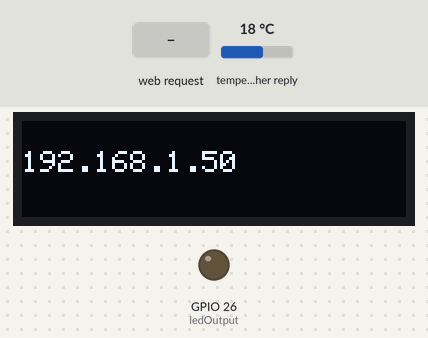
Bench run of a sketch on a simulated ESP32. On the bench: 128×32 one-colour display, output pins drawn as LEDs (lit = HIGH). The test bench sets the inputs (shaded band); at power-on: temperature in the weather reply 18 °C. WiFi joins after 1.5 s; servers stay silent unless stated; network time is answered at once with the bench clock; the local clock reads 2024-03-15 10:24:30 at power-on unless the sketch sets it; web services answer with replies made up by the test bench; what the sketch prints to the serial monitor is not drawn.

Above: at 3.0 s.
3.1 s: HTTP request GET /modeSolid received
4.6 s: HTTP request GET /modeParty received
6.1 s: HTTP request GET /modeRainbow received
Timing chart, 0 to 9.1 s (numbered marks = the images above; inputs shaded):
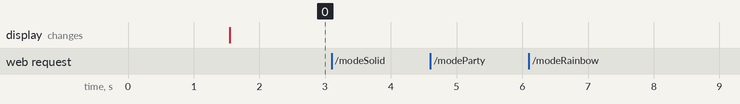

The sketch:

WebServer.ino
```cpp
/*
   WebServer.ino - Hosts a webpage and reads input for LED Mesh Network
   Tyler W. Graham, March 7, 2021
*/

//Everything you need to enter:
char* ssid = "SSID";          //Your network SSID
char* password = "password";  //Your network password
#define NUM_DEVICES 3         //The number of LED receivers there will be
String deviceNames[NUM_DEVICES] = {"Bed Strip", "Panel", "Kitchen"};  //The names of those receivers; deviceNames[0] should be the name of the device with the deviceNumber 0
char* city = "City";      //Your current city
char* state = "State";    //Your current state
char* APIKey = "APIKey";  //Your OpenWeatherMap API key
int timezone = -21600;    //Based off of GMT
//-----------------------------

#include <Adafruit_GFX.h>
#include <Adafruit_SSD1306.h>
#include <WiFi.h>
#include "DateWeatherManager.h"

//OLED
#define SCREEN_WIDTH 128 // OLED display width, in pixels
#define SCREEN_HEIGHT 32 // OLED display height, in pixels
#define OLED_RESET     -1
Adafruit_SSD1306 display(SCREEN_WIDTH, SCREEN_HEIGHT, &Wire, OLED_RESET);

// Serial2 pins of ESP32
#define RXD2 16
#define TXD2 17

//Network/Web Interface
WiFiServer server(80);
String header;
const int ledOutput = 26;
// Current time
unsigned long currentTime = millis();
// Previous time
unsigned long previousTime = 0;
// Define timeout time in milliseconds (example: 2000ms = 2s)
const long timeoutTime = 2000;
TaskHandle_t serverTask;

//Message Protocols
String message;
String sender = "server";
String receiver = "99"; //receiver must be a number which will be converted to an int on receiving device's end
uint8_t command;
uint8_t pattern;
uint8_t color;
bool sendMessage = false;

//DateWeatherManager
unsigned long startMillis;
unsigned long currentMillis;
#define DWM_MILLIS 300000
DateWeatherManager dateWeatherManager(city, state, APIKey, ssid, password, timezone);

void setup() {
  Serial.begin(115200); //For sending/receiving data to serial monitor
  Serial2.begin(9600, SERIAL_8N1, RXD2, TXD2); // For sending data to another ESP32

  pinMode(ledOutput, OUTPUT);
  digitalWrite(ledOutput, LOW);

  // Connect to Wi-Fi network with SSID and password
  Serial.print("Connecting to ");
  Serial.println(ssid);
  WiFi.begin(ssid, password);
  while (WiFi.status() != WL_CONNECTED) {
    delay(500);
    Serial.print(".");
  }
  // Print local IP address and start web server
  Serial.println("");
  Serial.println("WiFi connected.");
  Serial.println("IP address: ");
  Serial.println(WiFi.localIP());
  server.begin();
  xTaskCreatePinnedToCore(serverTaskCode, "serverTask", 10000, NULL, 1, &serverTask, 0);

  //Print IP address to OLED
  if (!display.begin(SSD1306_SWITCHCAPVCC, 0x3C)) { // Address 0x3C for 128x32
    Serial.println(F("SSD1306 allocation failed"));
    for (;;); // Don't proceed, loop forever
  }
  display.clearDisplay();
  display.setTextSize(1);
  display.setTextColor(WHITE);
  display.setCursor(0, 10);
  display.println(WiFi.localIP());
  display.display();

  dateWeatherManager.begin();
  Serial2.println(dateWeatherManager.toString(false));
  startMillis = millis();
}

void serverTaskCode( void * pvParameters)
{
  Serial.print("serverTask running on core: ");
  Serial.println(xPortGetCoreID());
  const TickType_t xDelay = 50;
  for (;;)
  {
    WiFiClient client = server.available();   // Listen for incoming clients

    if (client) {                             // If a new client connects,
      currentTime = millis();
      previousTime = currentTime;
      Serial.println("New Client.");          // print a message out in the serial port
      String currentLine = "";                // make a String to hold incoming data from the client
      while (client.connected() && currentTime - previousTime <= timeoutTime) {  // loop while the client's connected
        currentTime = millis();
        if (client.available()) {             // if there's bytes to read from the client,
          char c = client.read();             // read a byte, then
          Serial.write(c);                    // print it out the serial monitor
          header += c;
          if (c == '\n') {                    // if the byte is a newline character
            // if the current line is blank, you got two newline characters in a row.
            // that's the end of the client HTTP request, so send a response:
            if (currentLine.length() == 0) {
              // HTTP headers always start with a response code (e.g. HTTP/1.1 200 OK)
              // and a content-type so the client knows what's coming, then a blank line:
              client.println("HTTP/1.1 200 OK");
              client.println("Content-type:text/html");
              client.println("Connection: close");
              client.println();

              //SET VALUES HERE!!
              //Set pattern/command
              if (header.indexOf("GET /modeSolid") >= 0)
              {
                pattern = 0;
              }
              else if (header.indexOf("GET /modeParty") >= 0)
              {
                pattern = 1;
              }
              else if (header.indexOf("GET /modeRainbow") >= 0)
              {
                pattern = 2;
              }
              else if (header.indexOf("GET /modeRainbow1") >= 0)
              {
                pattern = 3;
              }
              else if (header.indexOf("GET /modeConfetti") >= 0)
              {
                pattern = 4;
              }
              else if (header.indexOf("GET /modeLife") >= 0)
              {
                pattern = 5;
              }
              else if (header.indexOf("GET /modeAtmosphere") >= 0)
              {
                pattern = 6;
              }
              else if (header.indexOf("GET /modeClock") >= 0)
              {
                pattern = 7;
              }
              else if (header.indexOf("GET /modeNoise") >= 0)
              {
                pattern = 8;
              }

              //Set color
              if (header.indexOf("GET /colRed") >= 0)
                color = 0;
              else if (header.indexOf("GET /colOrange") >= 0)
                color = 1;
              else if (header.indexOf("GET /colYellowOrange") >= 0)
                color = 2;
              else if (header.indexOf("GET /colYellow") >= 0)
                color = 3;
              else if (header.indexOf("GET /colGreen") >= 0)
                color = 4;
              else if (header.indexOf("GET /colPaleGreen") >= 0)
                color = 5;
              else if (header.indexOf("GET /colTeal") >= 0)
                color = 6;
              else if (header.indexOf("GET /colLightBlue") >= 0)
                color = 7;
              else if (header.indexOf("GET /colBlue") >= 0)
                color = 8;
              else if (header.indexOf("GET /colIndigo") >= 0)
                color = 9;
              else if (header.indexOf("GET /colPurple") >= 0)
                color = 10;
              else if (header.indexOf("GET /colMagenta") >= 0)
                color = 11;
              else if (header.indexOf("GET /colWhite") >= 0)
                color = 12;
              else if (header.indexOf("GET /colRand") >= 0)
                color = 13;
              else if (header.indexOf("GET /colNA") >= 0)
                color = 14;

              //Set receiver
              if (header.indexOf("GET /action_page") >= 0)
              {
                String deviceHeader = header.substring(header.indexOf("?") + 1, header.indexOf(" HTTP"));
                String devicesInHeader = "";
                for (;;)
                {
                  int numberStart = deviceHeader.indexOf("=") + 1;
                  int deviceBreak = deviceHeader.indexOf("&");
                  if (deviceBreak > 0)
                  {
                    devicesInHeader += deviceHeader.substring(numberStart, deviceBreak) + ",";
                    deviceHeader = deviceHeader.substring(deviceBreak + 1);
                  }
                  else
                  {
                    devicesInHeader += deviceHeader.substring(numberStart);
                    break;
                  }
                }
                receiver = devicesInHeader;
                sendMessage = true;
              }

              //Set command
              if (header.indexOf("GET /deviceOn") >= 0)
                command = 1;
              if (header.indexOf("GET /deviceOff") >= 0)
                command = 0;

              //Brightness
              if (header.indexOf("GET /bUp") >= 0)
                command = 2;
              if (header.indexOf("GET /bDown") >= 0)
                command = 3;

              // Display the HTML web page
              client.println("<!DOCTYPE html><html>");
              client.println("<head><meta name=\"viewport\" content=\"width=device-width, initial-scale=1\">");
              client.println("<link rel=\"icon\" href=\"data:,\">");

              // Change background color
              client.println("<body style=\"background-color: black;\">");

              // CSS to style the buttons
              // Feel free to change the background-color and font-size attributes to fit your preferences
              client.println("<style>html { font-family: Helvetica; display: inline-block; margin: 0px auto; text-align: center;}");
              client.println(".button { background-color: #555555; border: none; color: white; padding: 16px 24px;");
              client.println("text-decoration: none; font-size: 30px; margin: 0px; cursor: pointer; position: absolute; left: 130px; top: 88px;}");
              client.println(".button2 { background-color: #4CAF50; border: none; color: white; padding: 16px 33px;");
              client.println("text-decoration: none; font-size: 30px; margin: 1px; cursor: pointer; position: absolute; left: 8px; top: 87px;}");
              client.println(".colorButtons{position: absolute; left: 10px; border: none; width: 50px; height: 50px; padding: 1px 1px; cursor: pointer; color: white;}");
              client.println(".rButton {background-color: #FF0000; top: 167px;}");//R column start
              client.println(".oButton {background-color: #FF8000; top: 227px;}");
              client.println(".yoButton {background-color: #FFBF00; top: 287px;}");
              client.println(".yButton {background-color: #FFFF00; top: 347px;}");
              client.println(".wButton {background-color: #FFFFFF; top: 407px;}");//R column finish
              client.println(".gButton {background-color: #00FF00; left: 70px; top: 167px;}");//G column start
              client.println(".pgButton {background-color: #00FF80; top: 227px; left: 70px;}");
              client.println(".tButton {background-color: #00FFFF; top: 287px; left: 70px;}");
              client.println(".lbButton {background-color: #0080FF; top: 347px; left: 70px;}");
              client.println(".randButton {background-color: #555555; top: 407px; left: 70px;}");//G column finish
              client.println(".bButton {background-color: #0000FF; left: 130px; top: 167px;}");//B column start
              client.println(".iButton {background-color: #7401DF; top: 227px; left: 130px;}");
              client.println(".pButton {background-color: #FF00FF; top: 287px; left: 130px;}");
              client.println(".mButton {background-color: #DF0174; top: 347px; left: 130px;}");
              client.println(".naButton {background-color: #555555; top: 407px; left: 130px;}");//B column finish
              client.println(".brightUpButton {position: absolute; left: 188px; top: 167px; padding: 5px 5px; width: 50px; height: 110px;}");
              client.println(".brightDownButton {position: absolute; left: 188px; top: 287px; padding: 5px 5px; width: 50px; height: 110px;}");
              client.println(".modeButton {background-color: #555555; border: none; color: white; padding: 1px 1px; text-decoration: none; font-size: 16px; width: 100px; height: 60px;}");
              client.println("input[type=submit] {background-color: #555555; border: none; color: white; padding: 10px 40px; text-decoration: none; margin: 2px; cursor: pointer;}");
              client.println("</style></head>");

              // Web Page Heading
              client.println("<body><h1 style=\"color:white;\">LED Mesh Interface</h1>");

              //On and Off buttons
              client.println("<p><a href=\"/deviceOn\"><button class=\"button button2\">ON</button></a></p>");
              client.println("<p><a href=\"/deviceOff\"><button class=\"button\">OFF</button></a></p>");
              //Color buttons
              client.println("<div>");
              client.println("<p> <a href=\"/colRed\"><button class=\"colorButtons rButton\"></button></a>");//first row
              client.println("<a href=\"/colGreen\"><button class=\"colorButtons gButton\"></button></a>");
              client.println("<a href=\"/colBlue\"><button class=\"colorButtons bButton\"></button></a></p>");
              client.println("<p> <a href=\"/colOrange\"><button class=\"colorButtons oButton\"></button></a>");//second row
              client.println("<a href=\"/colPaleGreen\"><button class=\"colorButtons pgButton\"></button></a>");
              client.println("<a href=\"/colIndigo\"><button class=\"colorButtons iButton\"></button></a></p>");
              client.println("<p> <a href=\"/colYellowOrange\"><button class=\"colorButtons yoButton\"></button></a>");//third row
              client.println("<a href=\"/colTeal\"><button class=\"colorButtons tButton\"></button></a>");
              client.println("<a href=\"/colPurple\"><button class=\"colorButtons pButton\"></button></a></p>");
              client.println("<p> <a href=\"/colYellow\"><button class=\"colorButtons yButton\"></button></a>");//fourth row
              client.println("<a href=\"/colLightBlue\"><button class=\"colorButtons lbButton\"></button></a>");
              client.println("<a href=\"/colMagenta\"><button class=\"colorButtons mButton\"></button></a></p>");
              client.println("<p> <a href=\"/colWhite\"><button class=\"colorButtons wButton\"></button></a>");
              client.println("<a href=\"/colRand\"><button class=\"colorButtons randButton\">RAND</button></a>");
              client.println("<a href=\"/colNA\"><button class=\"colorButtons naButton\">N/A</button></a>");
              client.println("</div>");

              //Brightness buttons
              client.println("<div>");
              client.println("<p> <a href=\"/bUp\"><button class=\"button brightUpButton\">+</button></a>");
              client.println("<a href=\"/bDown\"><button class=\"button brightDownButton\">-</button></a></p>");
              client.println("</div>");

              //Mode buttons
              client.println("<div>");
              client.println("<p style = \"position: absolute; left: 10px; top: 475px;\"><a href=\"/modeSolid\"><button class=\"modeButton\">SOLID</button></a></p>");
              client.println("<p style = \"position: absolute; left: 115px; top: 475px;\"><a href=\"/modeParty\"><button class=\"modeButton\">PARTY</button></a></p>");
              client.println("<p style = \"position: absolute; left: 220px; top: 475px; \"><a href=\"/modeRainbow\"><button class=\"modeButton\">RAINBOW</button></a></p>");
              client.println("<p style = \"position: absolute; left: 10px; top: 540px;\"><a href=\"/modeRainbow1\"><button class=\"modeButton\">RAINBOW 2</button></a></p>");
              client.println("<p style = \"position: absolute; left: 115px; top: 540px;\"><a href=\"/modeConfetti\"><button class=\"modeButton\">CONFETTI</button></a></p>");
              client.println("<p style = \"position: absolute; left: 220px; top: 540px;\"><a href=\"/modeLife\"><button class=\"modeButton\">LIFE</button></a></p>");
              client.println("<p style = \"position: absolute; left: 10px; top: 605px;\"><a href=\"/modeAtmosphere\"><button class=\"modeButton\">ATMOS.</button></a></p>");
              client.println("<p style = \"position: absolute; left: 115px; top: 605px;\"><a href=\"/modeClock\"><button class=\"modeButton\">CLOCK</button></a></p>");
              client.println("<p style = \"position: absolute; left: 220px; top: 605px;\"><a href=\"/modeNoise\"><button class=\"modeButton\">NOISE</button></a></p>");
              client.println("</div>");

              //Device selection
              client.println("<div>");
              client.println("<form action=\"/action_page.php\">");
              int fromTop = 70;
              for (int i = 0; i < NUM_DEVICES; i++)
              {

                String pixelsFromTop = String(fromTop);
                String deviceNumber = String(i);
                client.println("<p style = \"position: absolute; left: 250px; top: " + pixelsFromTop + "px; color: white;\"><input type=\"checkbox\" id=\"device" + deviceNumber + "\" name=\"device" + deviceNumber + "\" value=\"" + deviceNumber + "\"> ");
                client.println("<label for=\"device" + deviceNumber + "\"> " + deviceNames[i] + "</label><br>");
                fromTop += 20;
                if (i == NUM_DEVICES - 1)
                {
                  pixelsFromTop = String(fromTop);
                  client.println("<p style = \"position: absolute; left: 250px; top: " + pixelsFromTop + "px; color: white;\"><input type=\"submit\" value=\"SUBMIT\">");
                }
              }

              client.println("</form>");
              client.println("</div>");

              client.println("</body></html>");

              // The HTTP response ends with another blank line
              client.println();
              // Break out of the while loop
              break;
            } else { // if you got a newline, then clear currentLine
              currentLine = "";
            }
          } else if (c != '\r') {  // if you got anything else but a carriage return character,
            currentLine += c;      // add it to the end of the currentLine
          }
        }
      }
      // Clear the header variable
      header = "";
      // Close the connection
      client.stop();
      Serial.println("Client disconnected.");
      Serial.println("");
    }
    vTaskDelay( xDelay );
  }
}

void loop() {
  message = sender + ";" + receiver + ";" + command + ";" + pattern + ";" + color;
  if (sendMessage)
  {
    //Serial.println(message);
    Serial2.println(message);
    sendMessage = false;
  }
  currentMillis = millis();
  if (currentMillis - startMillis >= DWM_MILLIS)  //test whether the period has elapsed
  {
    //    Serial.println(dateWeatherManager.toString(false));
    //    Serial.println(dateWeatherManager.getWeatherCode());
    Serial2.println(dateWeatherManager.toString(false));
    startMillis = currentMillis;
  }
  delay(10);
}
```

Source omitted: DateWeatherManager.cpp (5383 bytes), DateWeatherManager.h (1326 bytes)

Measured:
- after the input at 3.1 s, every drawn part: stays the same
- after the input at 4.6 s, every drawn part: stays the same
- after the input at 6.1 s, every drawn part: stays the same
